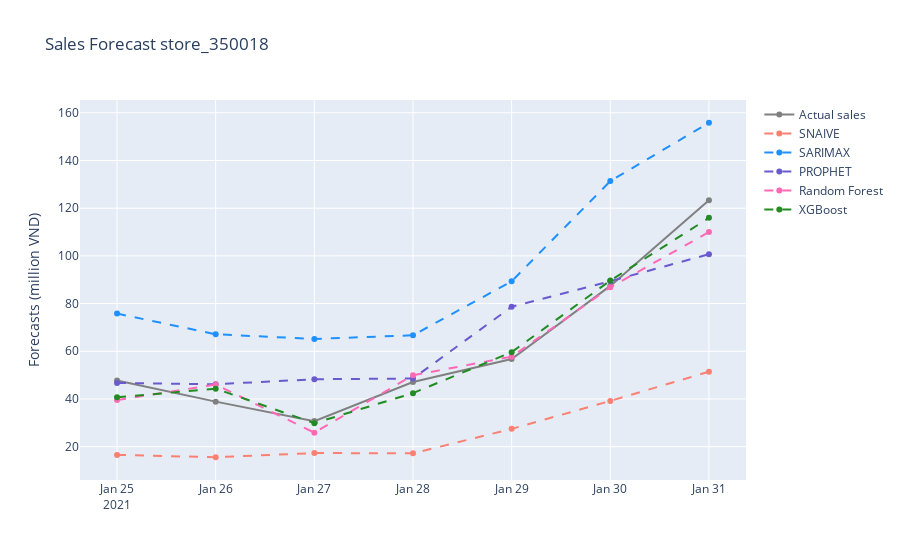

The notebook cell saved with this chart:
### Code cell
store = sample_ls[1]
x = sample_fc.loc[store,'fc_SNAIVE'].index

fig = go.Figure()

fig.add_trace(go.Scatter(x=x, 
                         y=sample_fc.loc[store,'sales'], 
                         name='Actual sales',
                         line={'color': 'grey'},
                         ))
fig.add_trace(go.Scatter(x=x, 
                         y=sample_fc.loc[store,'fc_SNAIVE'].values, 
                         name='SNAIVE',
                         line={'color': 'salmon', 'dash': 'dash'},
                         ))
fig.add_trace(go.Scatter(x=x, 
                         y=sample_fc.loc[store,'fc_ARIMA'], 
                         name='SARIMAX',
                         line={'color': 'dodgerblue', 'dash': 'dash'},
                         ))
fig.add_trace(go.Scatter(x=x, 
                         y=sample_fc.loc[store,'fc_PROPHET']['yhat'].values, 
                         name='PROPHET',
                         line={'color': 'slateblue', 'dash': 'dash'},
                         ))
fig.add_trace(go.Scatter(x=x, 
                         y=sample_fc.loc[store,'fc_RF'].values, 
                         name='Random Forest',
                         line={'color': 'hotpink', 'dash': 'dash'},
                         ))
fig.add_trace(go.Scatter(x=x, 
                         y=sample_fc.loc[store,'fc_XGB'].values, 
                         name='XGBoost',
                         line={'color': 'forestgreen', 'dash': 'dash'},
                         ))

fig.update_layout(title='Sales Forecast ' + store)
fig.update_yaxes(title_text='Forecasts (million VND)')

fig.show()

### Figure 1 — Plotly figure (JSON) as saved in the notebook; plotly's stock layout.template omitted (floating-point values rounded to 4 significant figures)
{"data": [{"line": {"color": "grey"}, "name": "Actual sales", "type": "scatter", "x": ["2021-01-25T00:00:00", "2021-01-26T00:00:00", "2021-01-27T00:00:00", "2021-01-28T00:00:00", "2021-01-29T00:00:00", "2021-01-30T00:00:00", "2021-01-31T00:00:00"], "y": [47.77, 38.87, 30.7, 47.08, 56.74, 87.41, 123.3]}, {"line": {"color": "salmon", "dash": "dash"}, "name": "SNAIVE", "type": "scatter", "x": ["2021-01-25T00:00:00", "2021-01-26T00:00:00", "2021-01-27T00:00:00", "2021-01-28T00:00:00", "2021-01-29T00:00:00", "2021-01-30T00:00:00", "2021-01-31T00:00:00"], "y": [16.53, 15.54, 17.32, 17.18, 27.45, 39.16, 51.41]}, {"line": {"color": "dodgerblue", "dash": "dash"}, "name": "SARIMAX", "type": "scatter", "x": ["2021-01-25T00:00:00", "2021-01-26T00:00:00", "2021-01-27T00:00:00", "2021-01-28T00:00:00", "2021-01-29T00:00:00", "2021-01-30T00:00:00", "2021-01-31T00:00:00"], "y": [75.81, 67.12, 65.18, 66.7, 89.34, 131.4, 155.8]}, {"line": {"color": "slateblue", "dash": "dash"}, "name": "PROPHET", "type": "scatter", "x": ["2021-01-25T00:00:00", "2021-01-26T00:00:00", "2021-01-27T00:00:00", "2021-01-28T00:00:00", "2021-01-29T00:00:00", "2021-01-30T00:00:00", "2021-01-31T00:00:00"], "y": [46.72, 46.16, 48.26, 48.57, 78.66, 89.39, 100.7]}, {"line": {"color": "hotpink", "dash": "dash"}, "name": "Random Forest", "type": "scatter", "x": ["2021-01-25T00:00:00", "2021-01-26T00:00:00", "2021-01-27T00:00:00", "2021-01-28T00:00:00", "2021-01-29T00:00:00", "2021-01-30T00:00:00", "2021-01-31T00:00:00"], "y": [39.53, 46.04, 25.85, 49.91, 57.73, 86.82, 110.0]}, {"line": {"color": "forestgreen", "dash": "dash"}, "name": "XGBoost", "type": "scatter", "x": ["2021-01-25T00:00:00", "2021-01-26T00:00:00", "2021-01-27T00:00:00", "2021-01-28T00:00:00", "2021-01-29T00:00:00", "2021-01-30T00:00:00", "2021-01-31T00:00:00"], "y": [40.67, 44.3, 29.84, 42.44, 59.62, 89.64, 115.9]}], "layout": {"title": {"text": "Sales Forecast store_350018"}, "yaxis": {"title": {"text": "Forecasts (million VND)"}}}}
